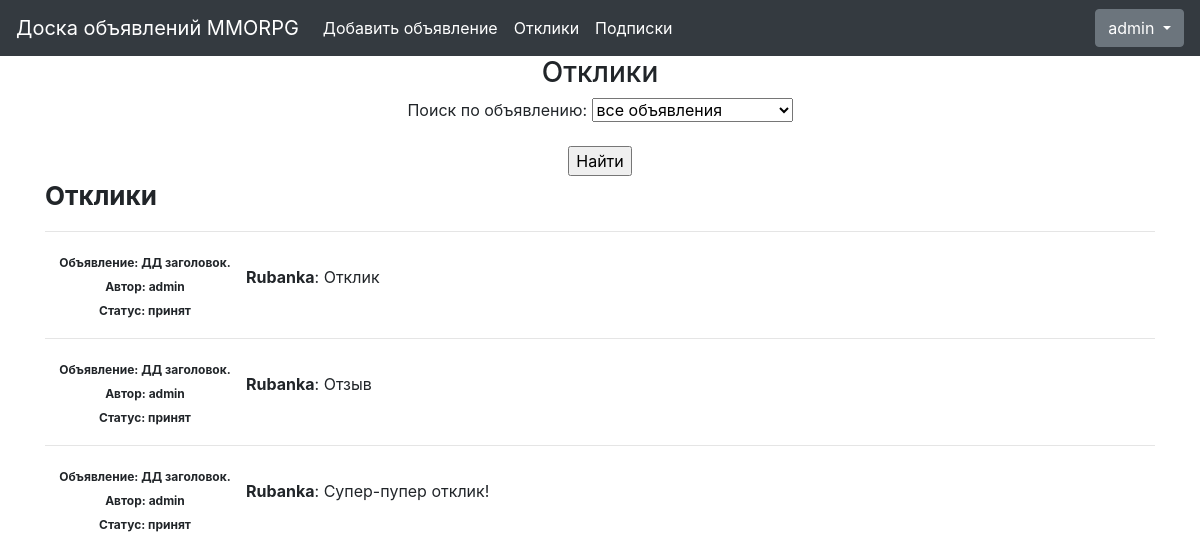
The app's page /ads/responses/ (signed in) with its own data.
### billboard/models.py (models this page shows, shortened)
class Response(models.Model):
    author = models.ForeignKey(User, on_delete=models.CASCADE, verbose_name='Автор отклика')
    ad = models.ForeignKey(Ad, on_delete=models.CASCADE, related_name='responses')
    text = models.TextField(verbose_name='Текст')
    status = models.BooleanField(default=False, verbose_name='Статус')
    dateCreation = models.DateTimeField(auto_now_add=True, verbose_name='Дата отклика')
    class Meta:
        verbose_name = 'Отклик'
        verbose_name_plural = 'Отклики'

class Ad(models.Model):
    CATEGORY_CHOICES = (
        ('TA', 'Танки'),
        ('HI', 'Хилы'),
        ('DD', 'ДД'),
        ('DE', 'Торговцы'),
        ('GM', 'Гилдмастеры'),
        ('QG', 'Квестгиверы'),
        ('BS', 'Кузнецы'),
        ('TA', 'Кожевники'),
        ('PM', 'Зельевары'),
        ('SM', 'Мастера заклинаний'))
    author = models.ForeignKey(User, on_delete=models.CASCADE, verbose_name='Автор')
    category = models.CharField(max_length=2, choices=CATEGORY_CHOICES, default='TA', verbose_name='Категория')
    dateCreation = models.DateTimeField(auto_now_add=True, verbose_name='Дата публикации')
    title = models.CharField(max_length=256, verbose_name='Заголовок')
    text = CKEditor5Field(verbose_name='Текст', config_name='extends', blank=True)
    def __str__(self):
        return f'{self.title}'
    class Meta:
        verbose_name = 'Объявление'
        verbose_name_plural = 'Объявления'

### billboard/views.py (the view)
# urls.py: path('responses/', MyResponsesList.as_view(), name='responses'),
class MyResponsesList(LoginRequiredMixin, ListView):
    raise_exception = True
    model = Response
    ordering = '-dateCreation'
    template_name = 'responses.html'
    context_object_name = 'responses'
    paginate_by = 10
    def get_queryset(self):
        queryset = Response.objects.filter(ad__author__id=self.request.user.id)
        self.filterset = ResponseFilter(self.request.GET, queryset, author_id=self.request.user.id)
        return self.filterset.qs
    def get_context_data(self, **kwargs):
        context = super().get_context_data(**kwargs)
        context['filterset'] = self.filterset
        return context

### templates/responses.html (shortened to what this page needs)
{% extends 'base.html' %}
{% block content %}
<h3>Отклики</h3>
<form action="" method="get">
       {{ filterset.form.as_p }}
       <input type="submit" value="Найти" />
   </form>
    {% if responses %}
        <p style="font-size: 26px;" align="left" ><b>Отклики</b></p>
        {% for response in responses %}
            <hr>
            <form action="{% url 'response_handle' %}" method="POST">
                <table>
                    <tr>
                        <td width="200px">
                            <span style="font-size: 12px;"><b>Объявление: {{ response.ad.title }}
                            <br>Автор: {{ response.ad.author }}</b></span>
                            <br>
                            {% if response.status == True %}
                                <span style="font-size: 12px;"><b>Статус: принят</b></span>
                            {% else %}
                                <span style="font-size: 12px;"><b>Статус: на рассмотрении</b></span><br>
                                <br>
                                <button type="submit" class="btn btn-success btn-sm" name="action" value="accept">Принять</button>
                                <button type="submit" class="btn btn-danger btn-sm" name="action" value="delete">Удалить</button>
                            {% endif %}
                        </td>
                        <td>
                            <p align="left"><b>  {{ response.author }}</b>: {{ response.text|safe }}</p>
                        </td>
                    </tr>
                </table>
            </form>
        {% endfor %}
    {% else %}
        <h3>Откликов еще нет!</h3>
    {% endif %}
<br>
{% endblock content %}

### templates/base.html (shortened to what this page needs)
<!doctype  html>
<html  lang="en">
<head>
    {% load static %}
    <link  rel="stylesheet"  href="https://maxcdn.bootstrapcdn.com/bootstrap/4.0.0/css/bootstrap.min.css">
</head>
<body>
<nav class="navbar navbar-expand-lg navbar-dark bg-dark">
  <a class="navbar-brand" href="/ads/">Доска объявлений MMORPG</a>
<div class="collapse navbar-collapse" id="navbarSupportedContent">
    <ul class="navbar-nav mr-auto">
        {% if user.is_authenticated %}
        <li class="nav-item active">
            <a class="nav-link" href="{% url 'ad_create' %}">Добавить объявление
                <span class="sr-only">(current)</span></a>
        </li>
        <li class="nav-item active">
            <a class="nav-link" href="{% url 'responses' %}">Отклики
                </a>
        </li>
        <li class="nav-item active">
            <a class="nav-link" href="{% url 'subscriptions' %}">Подписки
                </a>
        </li>
        {% endif %}
    </ul>
        <div class="btn-group">
        <button type="button" class="btn btn-secondary dropdown-toggle" data-toggle="dropdown" aria-haspopup="true" aria-expanded="false">
        {% if user.is_authenticated %}
            {{ user }}
        {% else %}
            Войти
        {% endif %}
        </button>
    </div>
</div>
</nav>
<div class="container">
    <div class="row">
        <div class="col-lg-12 text-center">
            {% block content %}{% endblock content %}
        </div>
    </div>
</div>
</body>
</html>

### records on screen
Response: ad "ДД заголовок.", ad.author "admin", status "Статус: принят", author "Rubanka", text "Отклик"
Response: ad "ДД заголовок.", ad.author "admin", status "Статус: принят", author "Rubanka", text "Отзыв"
Response: ad "ДД заголовок.", ad.author "admin", status "Статус: принят", author "Rubanka", text "Супер-пупер отклик!"

### other values on screen
{{ user }} "admin"
